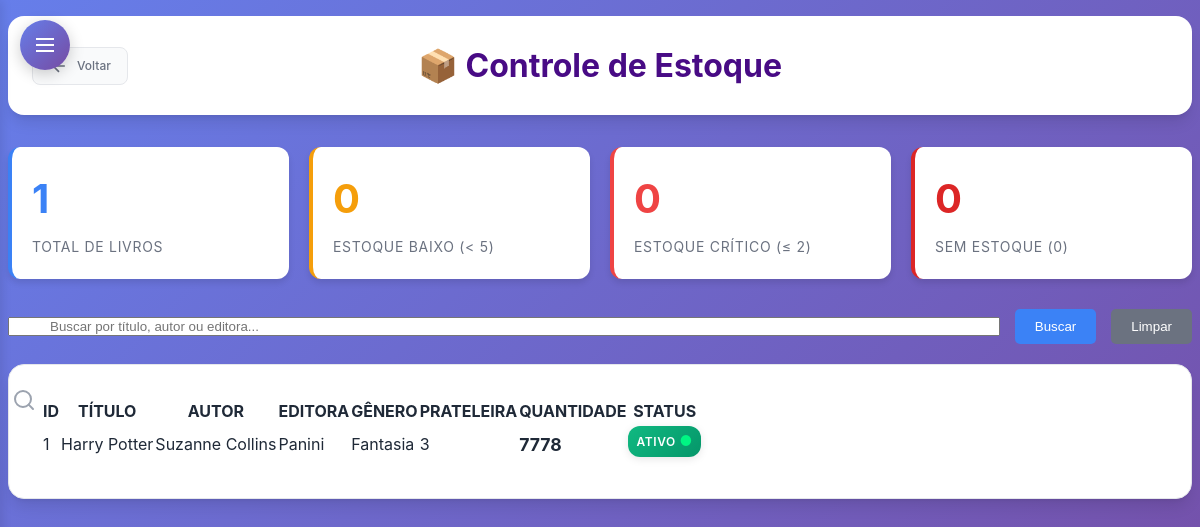
Page /subtelas/consultar_estoque.php (signed in) on the earlier database version.
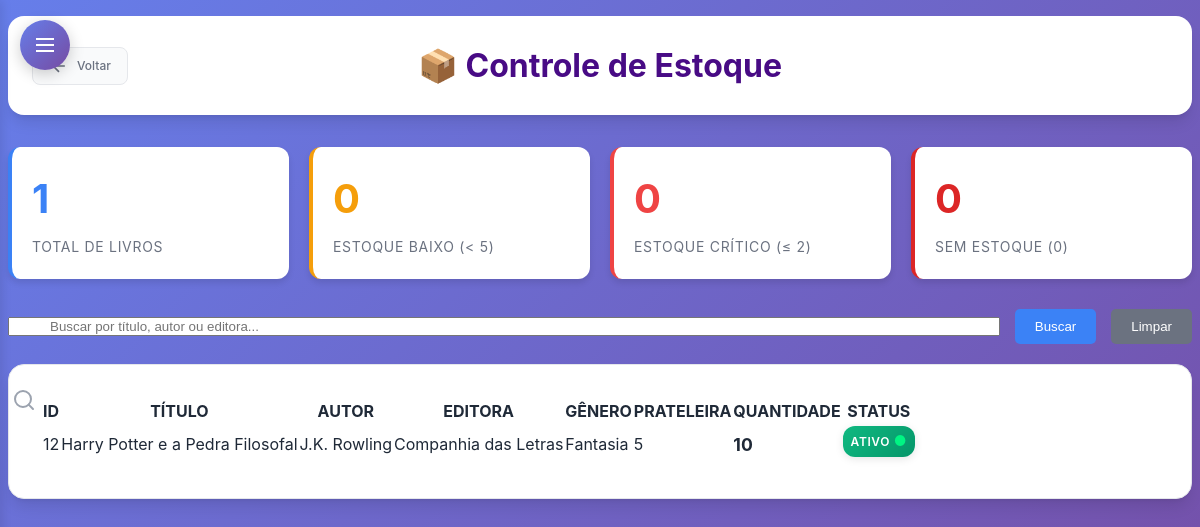
Same page on the later database version.
### tables this page shows
CREATE TABLE `livro` (
  `Cod_Livro` int(11) NOT NULL,
  `Cod_Autor` int(11) DEFAULT NULL,
  `Cod_Editora` int(11) DEFAULT NULL,
  `Cod_Doador` int(11) DEFAULT NULL,
  `Cod_Genero` int(11) DEFAULT NULL,
  `Titulo` varchar(50) NOT NULL,
  `Data_Lancamento` varchar(12) DEFAULT NULL,
  `Data_Registro` varchar(12) DEFAULT NULL,
  `Quantidade` int(11) NOT NULL,
  `Num_Prateleira` char(2) DEFAULT NULL,
  `Foto` longblob NOT NULL,
  `status` enum('ativo','inativo') DEFAULT 'ativo'
);

CREATE TABLE `autor` (
  `Cod_Autor` int(11) NOT NULL,
  `Nome_Autor` varchar(255) DEFAULT NULL,
  `Telefone` varchar(255) DEFAULT NULL,
  `Email` varchar(255) NOT NULL,
  `status` enum('ativo','inativo') DEFAULT 'ativo'
);

CREATE TABLE `editora` (
  `Cod_Editora` int(11) NOT NULL,
  `Nome_Editora` varchar(255) DEFAULT NULL,
  `Telefone` varchar(255) DEFAULT NULL,
  `Email` varchar(255) NOT NULL,
  `status` enum('ativo','inativo') DEFAULT 'ativo'
);

CREATE TABLE `genero` (
  `Cod_Genero` int(11) NOT NULL,
  `Nome_Genero` varchar(255) DEFAULT NULL
);

### subtelas/consultar_estoque.php (the view, shortened to what the changed rows need)
<?php
require_once '../conexao.php';
$sql = "SELECT
          l.Cod_Livro,
          l.Titulo,
          l.Quantidade,
          l.Num_Prateleira,
          l.status,
          a.Nome_Autor,
          e.Nome_Editora,
          g.Nome_Genero
        FROM livro l
        LEFT JOIN autor a ON l.Cod_Autor = a.Cod_Autor
        LEFT JOIN editora e ON l.Cod_Editora = e.Cod_Editora
        LEFT JOIN genero g ON l.Cod_Genero = g.Cod_Genero
        ORDER BY l.Quantidade ASC, l.Titulo ASC";
try {
    $stmt = $pdo->prepare($sql);
    $stmt->execute();
    $livros = $stmt->fetchAll(PDO::FETCH_ASSOC);
    $estoque_baixo = array_filter($livros, function($livro) {
        return $livro['Quantidade'] < 5 && $livro['status'] == 'ativo';
    });
    $total_estoque_baixo = count($estoque_baixo);
} catch (PDOException $e) {
    $erro = "Erro na consulta: " . $e->getMessage();
    $livros = [];
}
?>
<!DOCTYPE html>
<html lang="pt-br">
<head>
    <link rel="stylesheet" type="text/css" href="subtelas_css/consultas.css">
    <link rel="stylesheet" type="text/css" href="subtelas_css/sidebar-dropdown.css">
</head>
<body>
    <div class="page-wrapper">
        <header class="header">
            <h1>📦 Controle de Estoque</h1>
        </header>
        <div class="stats-container">
            <div class="stat-card baixo">
                <div class="stat-number" style="color: #f59e0b;"><?= $total_estoque_baixo ?></div>
                <div class="stat-label">Estoque Baixo (< 5)</div>
            </div>
            <?php
            $estoque_critico = array_filter($livros, function($livro) {
                return $livro['Quantidade'] <= 2 && $livro['status'] == 'ativo';
            });
            $total_critico = count($estoque_critico);
            ?>
            <div class="stat-card critico">
                <div class="stat-number" style="color: #ef4444;"><?= $total_critico ?></div>
                <div class="stat-label">Estoque Crítico (≤ 2)</div>
            </div>
            <?php
            $estoque_zero = array_filter($livros, function($livro) {
                return $livro['Quantidade'] == 0 && $livro['status'] == 'ativo';
            });
            $total_zero = count($estoque_zero);
            ?>
            <div class="stat-card zero">
                <div class="stat-number" style="color: #dc2626;"><?= $total_zero ?></div>
                <div class="stat-label">Sem Estoque (0)</div>
            </div>
        </div>
        <nav>
            <table id="estoque-table">
                <thead>
                    <tr>
                        <th>ID</th>
                        <th>TÍTULO</th>
                        <th>AUTOR</th>
                        <th>EDITORA</th>
                        <th>GÊNERO</th>
                        <th>PRATELEIRA</th>
                        <th>QUANTIDADE</th>
                        <th>STATUS</th>
                    </tr>
                </thead>
                <tbody>
                    <?php if (!empty($livros) && is_array($livros)): ?>
                        <?php foreach ($livros as $livro): ?>
                            <?php
                            $classe_linha = '';
                            ?>
                            <tr class="<?= $classe_linha ?>">
                                <td><?= htmlspecialchars($livro['Cod_Livro']) ?></td>
                                <td><?= htmlspecialchars($livro['Titulo']) ?></td>
                                <td><?= htmlspecialchars($livro['Nome_Autor'] ?? 'N/A') ?></td>
                                <td><?= htmlspecialchars($livro['Nome_Editora'] ?? 'N/A') ?></td>
                                <td><?= htmlspecialchars($livro['Nome_Genero'] ?? 'N/A') ?></td>
                                <td><?= htmlspecialchars($livro['Num_Prateleira'] ?? 'N/A') ?></td>
                                <td>
                                    <strong style="font-size: 1.1em;">
                                        <?= $livro['Quantidade'] ?>
                                    </strong>
                                </td>
                                <td>
                                    <span class="status-badge status-<?= $livro['status'] ?>">
                                        <?= ucfirst($livro['status']) ?>
                                    </span>
                                </td>
                            </tr>
                        <?php endforeach; ?>
                    <?php else: ?>
                        <tr><td colspan="8">Nenhum livro encontrado</td></tr>
                    <?php endif; ?>
                </tbody>
            </table>
        </nav>
    </div>
</body>
</html>

Differences in the rows shown:
removed livro: Quantidade "0", Cod_Livro "1", Titulo "Harry Potter", Cod_Autor.Nome_Autor "Suzanne Collins", Cod_Editora.Nome_Editora "Panini", Cod_Genero.Nome_Genero "Fantasia", Num_Prateleira "3", Quantidade "7778", status "ATIVO"
added livro: Quantidade "0", Cod_Livro "12", Titulo "Harry Potter e a Pedra Filosofal", Cod_Autor.Nome_Autor "J.K. Rowling", Cod_Editora.Nome_Editora "Companhia das Letras", Cod_Genero.Nome_Genero "Fantasia", Num_Prateleira "5", Quantidade "10", status "ATIVO"
